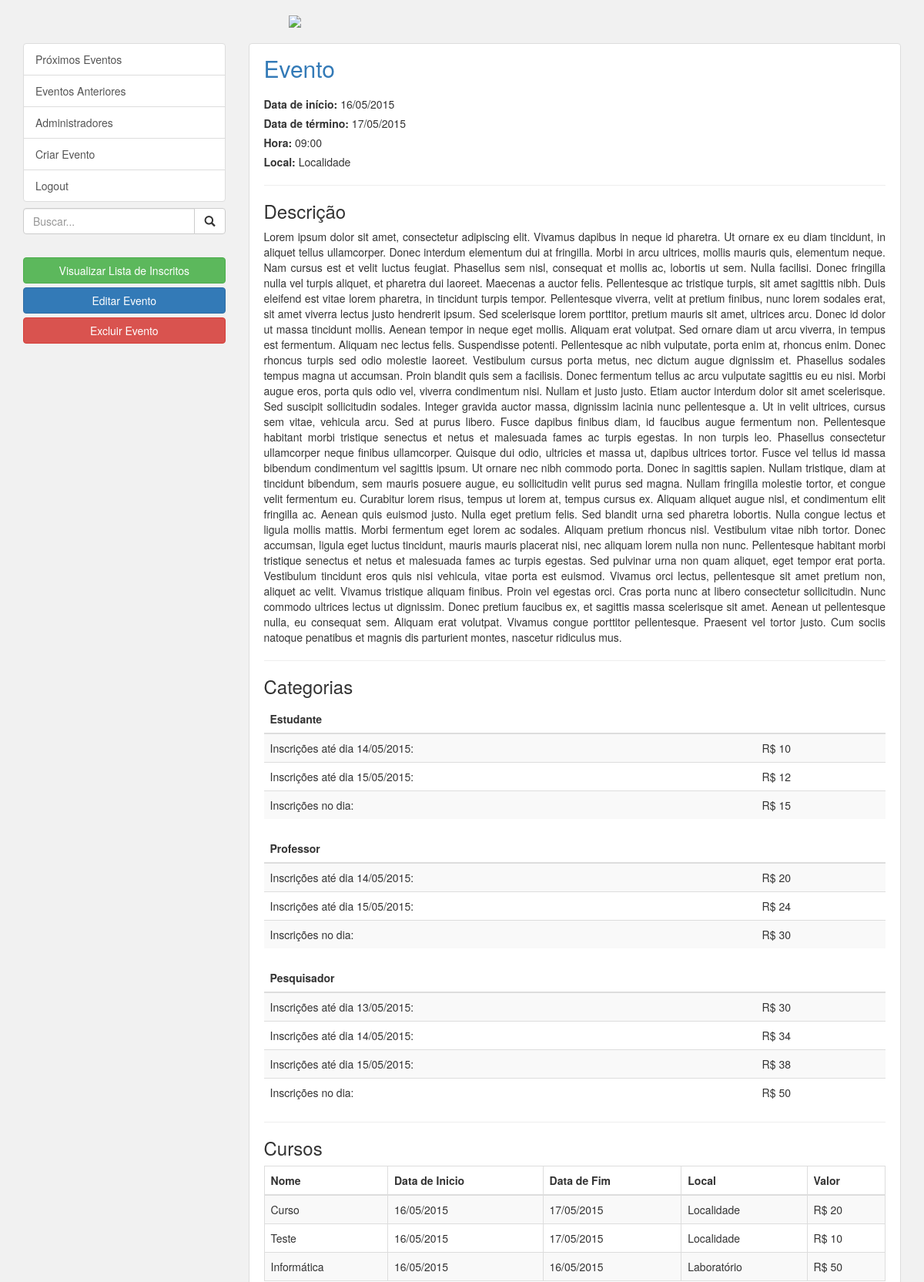
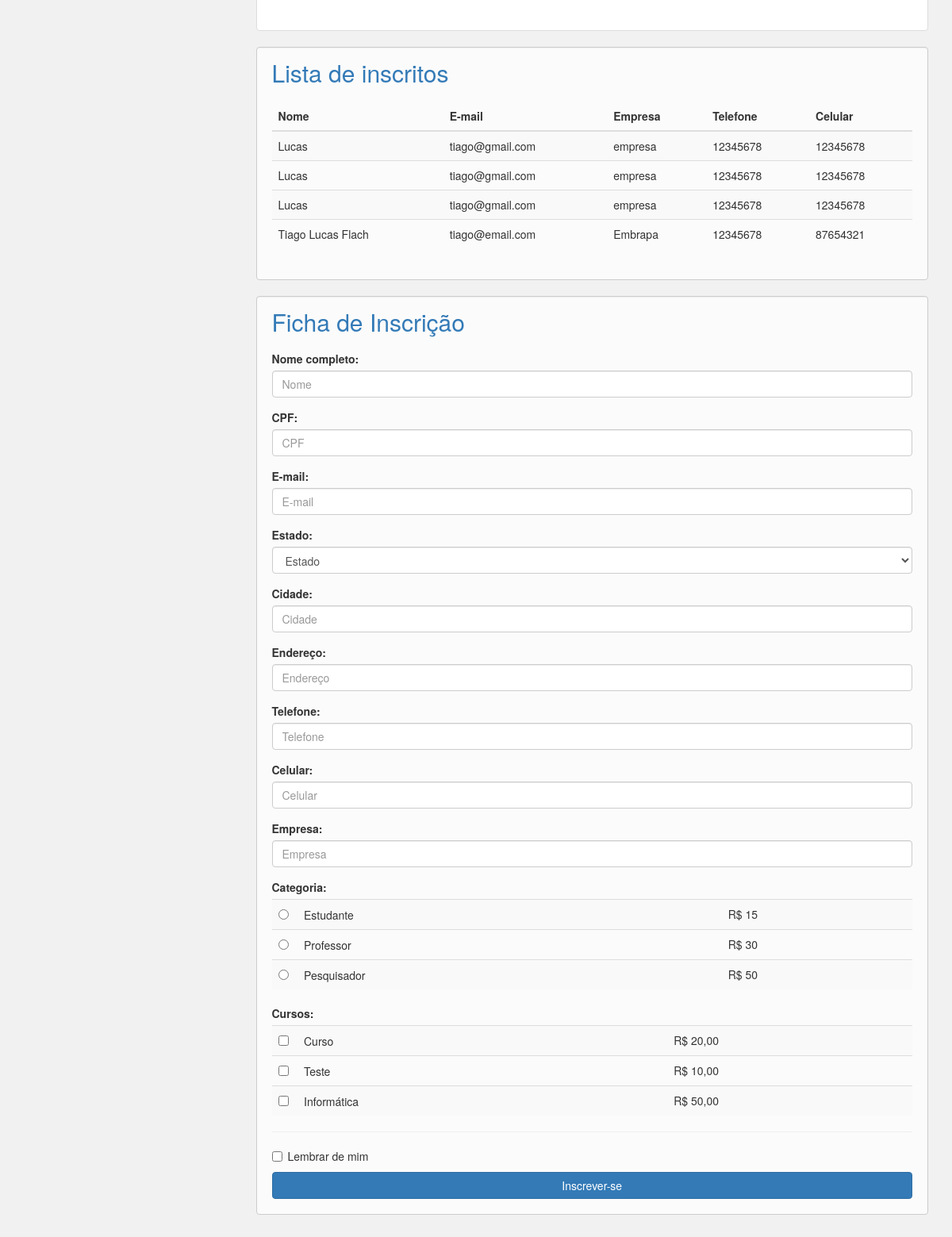
Screenshot of /?controle=evento&acao=verEvento&id=1 (signed in) with the database file from the repository (2 pictures, top to bottom).
### tables this page shows
CREATE TABLE IF NOT EXISTS `eventos` (
  `id` int(255) NOT NULL AUTO_INCREMENT,
  `nome` varchar(255) NOT NULL,
  `descricao` text NOT NULL,
  `dataInicio` date NOT NULL,
  `dataFim` date NOT NULL,
  `horaInicio` time NOT NULL,
  `local` varchar(255) NOT NULL,
  `valorInscricao` int(255) DEFAULT NULL,
  PRIMARY KEY (`id`),
  KEY `nome` (`nome`)
);

CREATE TABLE IF NOT EXISTS `categorias` (
  `id` int(255) NOT NULL AUTO_INCREMENT,
  `nome` varchar(255) NOT NULL,
  `valorInscricaoDia` int(255) NOT NULL,
  `idEvento` int(255) NOT NULL,
  PRIMARY KEY (`id`)
);

CREATE TABLE IF NOT EXISTS `categoria_data_valor` (
  `id` int(255) NOT NULL AUTO_INCREMENT,
  `data` date NOT NULL,
  `valor` int(255) NOT NULL,
  `idCategoria` int(255) NOT NULL,
  PRIMARY KEY (`id`)
);

CREATE TABLE IF NOT EXISTS `cursos` (
  `id` int(255) NOT NULL AUTO_INCREMENT,
  `nome` varchar(510) NOT NULL,
  `valor` int(255) NOT NULL,
  `local` varchar(255) NOT NULL,
  `dataInicio` date NOT NULL,
  `dataFim` date NOT NULL,
  `idEvento` int(255) NOT NULL,
  PRIMARY KEY (`id`)
);

CREATE TABLE IF NOT EXISTS `inscricoes` (
  `id` int(11) NOT NULL AUTO_INCREMENT,
  `idCategoria` varchar(255) NOT NULL,
  `data` date NOT NULL,
  `idEvento` int(255) NOT NULL,
  `valor` int(255) NOT NULL,
  `idUsuario` int(255) NOT NULL,
  `valorTotal` int(255) NOT NULL,
  PRIMARY KEY (`id`)
);

CREATE TABLE IF NOT EXISTS `usuarios` (
  `id` int(255) NOT NULL AUTO_INCREMENT,
  `cpf` bigint(11) NOT NULL,
  `nome` varchar(255) NOT NULL,
  `endereco` varchar(255) NOT NULL,
  `cidade` varchar(255) NOT NULL,
  `uf` varchar(2) NOT NULL,
  `telefone` int(11) NOT NULL,
  `celular` int(11) NOT NULL,
  `empresa` varchar(255) NOT NULL,
  `email` varchar(255) NOT NULL,
  PRIMARY KEY (`id`)
);

### visualizador/evento.php (the view, shortened to what the rows shown need)
<div class="col-md-9">
	<div class="thumbnail">
		<div class="caption-full">
			<h2><?php echo $evento->getNome() ?></h2>
	  		<?php
	  		if($evento->getDataInicio() == $evento->getDataFim() or !($evento->getDataFim())){
					?>
					<p class="descricao"><b>Data: </b><?php echo date('d/m/Y', strtotime($evento->getDataInicio())); ?></p>
					<?php
				} else {
					?>
					<p class="descricao"><b>Data de início: </b><?php echo date('d/m/Y', strtotime($evento->getDataInicio())); ?></p>
					<p class="descricao"><b>Data de término: </b><?php echo date('d/m/Y', strtotime($evento->getDataFim())); ?></p>
					<?php
				}
			?>
			<p class="descricao"><b>Hora: </b><?php echo date('H:i', strtotime($evento->getHoraInicio()))?></p>
			<p class="descricao"><b>Local: </b><?php echo $evento->getLocal(); ?></p>
			<hr>
			<h3>Descrição</h3>
			<p><?php echo $evento->getDescricao(); ?></p>
			<?php
				if(isset($buscaCategorias)){
					?>
					<hr>
					<h3>Categorias</h3>
					<?php
		            foreach ($buscaCategorias as $key => $value) {
		            	if(isset($buscaCategoria_d_v)){
		            		?>
		            		<table class="table table-striped">
		            			<thead>
		            				<tr>
		            					<th colspan="2"><?php echo $value->getNome(); ?></th>
		            				</tr>
		            			</thead>
		            			<tbody>
		            				<?php
		            				foreach($buscaCategoria_d_v as $chave => $valor){
		            					if($valor->getIdCategoria() == $value->getId()){
		            					?>
			            				<tr>
			            					<td>Inscrições até dia <?php echo date('d/m/Y', strtotime($valor->getData())); ?>:</td>
			            					<td>R$ <?php echo $valor->getValor(); ?></td>
			            				</tr>
			            				<?php
			            				}
		            				}
		            				?>
		            				<tr>
		            					<td>Inscrições no dia:</td>
		            					<td>R$ <?php echo $value->getValorInscricaoDia(); ?></td>
		            				</tr>
		            			</tbody>
		            		</table>
		            		<?php
		            	} else {
		            		?>
		            		<p><?php echo $value->getNome(); ?></p>
		            		<?php
		            	}
            		}
				}
			?>
			<?php
			if(isset($buscaCursos)){
				?>
				<hr>
				<h3>Cursos</h3>
                <table class="table table-bordered table-striped">
                    <thead>
                        <tr>
                            <th>Nome</th>
                            <th>Data de Inicio</th>
                            <th>Data de Fim</th>
                            <th>Local</th>
                            <th>Valor</th>
                        </tr>
                    </thead>
                    <tbody>
                    <?php
					foreach($buscaCursos as $key => $value){
						?>
						<tr>
	                        <td><?php echo $value->getNome(); ?></td>
	                        <td><?php echo date('d/m/Y', strtotime($value->getDataInicio())); ?></td>
	                        <td><?php echo date('d/m/Y', strtotime($value->getDataFim())); ?></td>
	                        <td><?php echo $value->getLocal(); ?></td>
	                        <td>R$ <?php echo $value->getValor(); ?></td>
	                    </tr>
	                    <?php
	    				}
	    			?>
    				</tbody>
				</table>
				<?php
				}
			?>
		</div>
	</div>
	<?php if(isset($_SESSION['idAdministrador'])){
		?>
	<div class="well">
		<?php include('visualizador/inscritos.php'); ?>
	</div>
		<?php
		}
	?>
	<div class="well">
		<?php include('visualizador/inscricao.php'); ?>
	</div>
</div>

### visualizador/inscritos.php
<div class="caption-full" name="#inscritos">
	<?php
	if($buscaInscritos){
	?>
	<h2>Lista de inscritos</h2>
	<table class="table table-striped">
	    <thead>
		    <tr>
		    	<th>Nome</th>
		    	<th>E-mail</th>
		    	<th>Empresa</th>
		    	<th>Telefone</th>
		    	<th>Celular</th>
	    	</tr>
	    </thead>
	    <tbody>
	<?php
		foreach ($buscaInscritos as $key => $value) {
			?>
			<tr>
				<td><?php echo $value['nome']; ?></td>
				<td><?php echo $value['email']; ?></td>
				<td><?php echo $value['empresa']; ?></td>
				<td><?php echo $value['telefone']; ?></td>
				<td><?php echo $value['celular']; ?></td>
			</tr>
			<?php
		}
	?>
		</tbody>
	</table>
	<?php
	} else {
		?>
		<h1 id="inscs">Nenhuma inscrição até o momento.</h1>
		<?php
	}
	?>
</div>

### visualizador/inscricaoEvento.php (shortened to what the rows shown need)
<?php
	if(isset($buscaCategorias)){
		?>
		<div class="form-group">
        <label for="categoria">Categoria:</label>
		<table class="table table-striped">
			<tbody>
				<?php
					foreach($buscaCategorias as $key => $value){
						?>
						<tr>
							<td><input type="radio" name="categoria" required value="<?php echo $value->getNome() ?>">
							&nbsp;&nbsp;&nbsp;&nbsp;<?php echo $value->getNome(); ?></td>
							<?php
		                    	$existeValor = "nao";
		                    			?>
		                    			<?php
		                    	if($existeValor == "nao"){
		                    		?>
		                    			<td>R$ <?php echo $value->getValorInscricaoDia(); ?></td>
		                    		<?php
		                    	}
		                    ?>
		                </tr>
	                    <?php
	                }
				?>
			</tbody>
		</table>
		</div>
	<?php
	}
?>
<?php
	if(isset($buscaCursos)){
		?>
		<div class="form-group">
        <label for="categoria">Cursos:</label>
		<table class="table table-striped">
			<tbody>
				<?php
					foreach($buscaCursos as $key => $value){
						?>
						<tr>
							<td><input onchange="cursos(<?php echo $value->getNome(); ?>)" type="checkbox" name="cursos[]" value="<?php echo $value->getNome() ?>">
							&nbsp;&nbsp;&nbsp;&nbsp;<?php echo $value->getNome(); ?></td>
							<?php
								if($value->getValor()){
									?>
				               			<td>R$ <?php echo $value->getValor(); ?>,00</td>
				               		<?php
				               	}
			               	?>
		                </tr>
	                    <?php
	                }
				?>
			</tbody>
		</table>
		</div>
	<?php
	}
?>

### rows the page displays
eventos: nome "Evento", dataInicio "16/05/2015", dataFim "17/05/2015", horaInicio "09:00", local "Localidade", descricao "Lorem ipsum dolor sit amet, consectetur adipiscing elit. Vivamus dapibus in neque id pharetra. Ut ornare ex eu diam tincidunt, in aliquet tellus ullamcorper. Donec interdum elementum dui at fringilla. Morbi in arcu ultrices, mollis mauris quis, elementum neque. Nam cursus est et velit luctus feugiat. Phasellus sem nisl, consequat et mollis ac, lobortis ut sem. Nulla facilisi. Donec fringilla nulla vel turpis aliquet, et pharetra dui laoreet. Maecenas a auctor felis. Pellentesque ac tristique turpis, sit amet sagittis nibh. Duis eleifend est vitae lorem pharetra, in tincidunt turpis tempor. Pellentesque viverra, velit at pretium finibus, nunc lorem sodales erat, sit amet viverra lectus justo…"
categorias: nome "Estudante", valorInscricaoDia "15"
categoria_data_valor: data "14/05/2015", valor "10"
categoria_data_valor: data "15/05/2015", valor "12"
categorias: nome "Professor", valorInscricaoDia "30"
categoria_data_valor: data "14/05/2015", valor "20"
categoria_data_valor: data "15/05/2015", valor "24"
categorias: nome "Pesquisador", valorInscricaoDia "50"
categoria_data_valor: data "13/05/2015", valor "30"
categoria_data_valor: data "14/05/2015", valor "34"
categoria_data_valor: data "15/05/2015", valor "38"
cursos: nome "Curso", dataInicio "16/05/2015", dataFim "17/05/2015", local "Localidade", valor "20"
cursos: nome "Teste", dataInicio "16/05/2015", dataFim "17/05/2015", local "Localidade", valor "10"
cursos: nome "Informática", dataInicio "16/05/2015", dataFim "16/05/2015", local "Laboratório", valor "50"
inscricoes: idUsuario.nome "Lucas", idUsuario.email "tiago@gmail.com", idUsuario.empresa "empresa", idUsuario.telefone "12345678", idUsuario.celular "12345678"
inscricoes: idUsuario.nome "Lucas", idUsuario.email "tiago@gmail.com", idUsuario.empresa "empresa", idUsuario.telefone "12345678", idUsuario.celular "12345678"
inscricoes: idUsuario.nome "Lucas", idUsuario.email "tiago@gmail.com", idUsuario.empresa "empresa", idUsuario.telefone "12345678", idUsuario.celular "12345678"
inscricoes: idUsuario.nome "Tiago Lucas Flach", idUsuario.email "tiago@email.com", idUsuario.empresa "Embrapa", idUsuario.telefone "12345678", idUsuario.celular "87654321"
